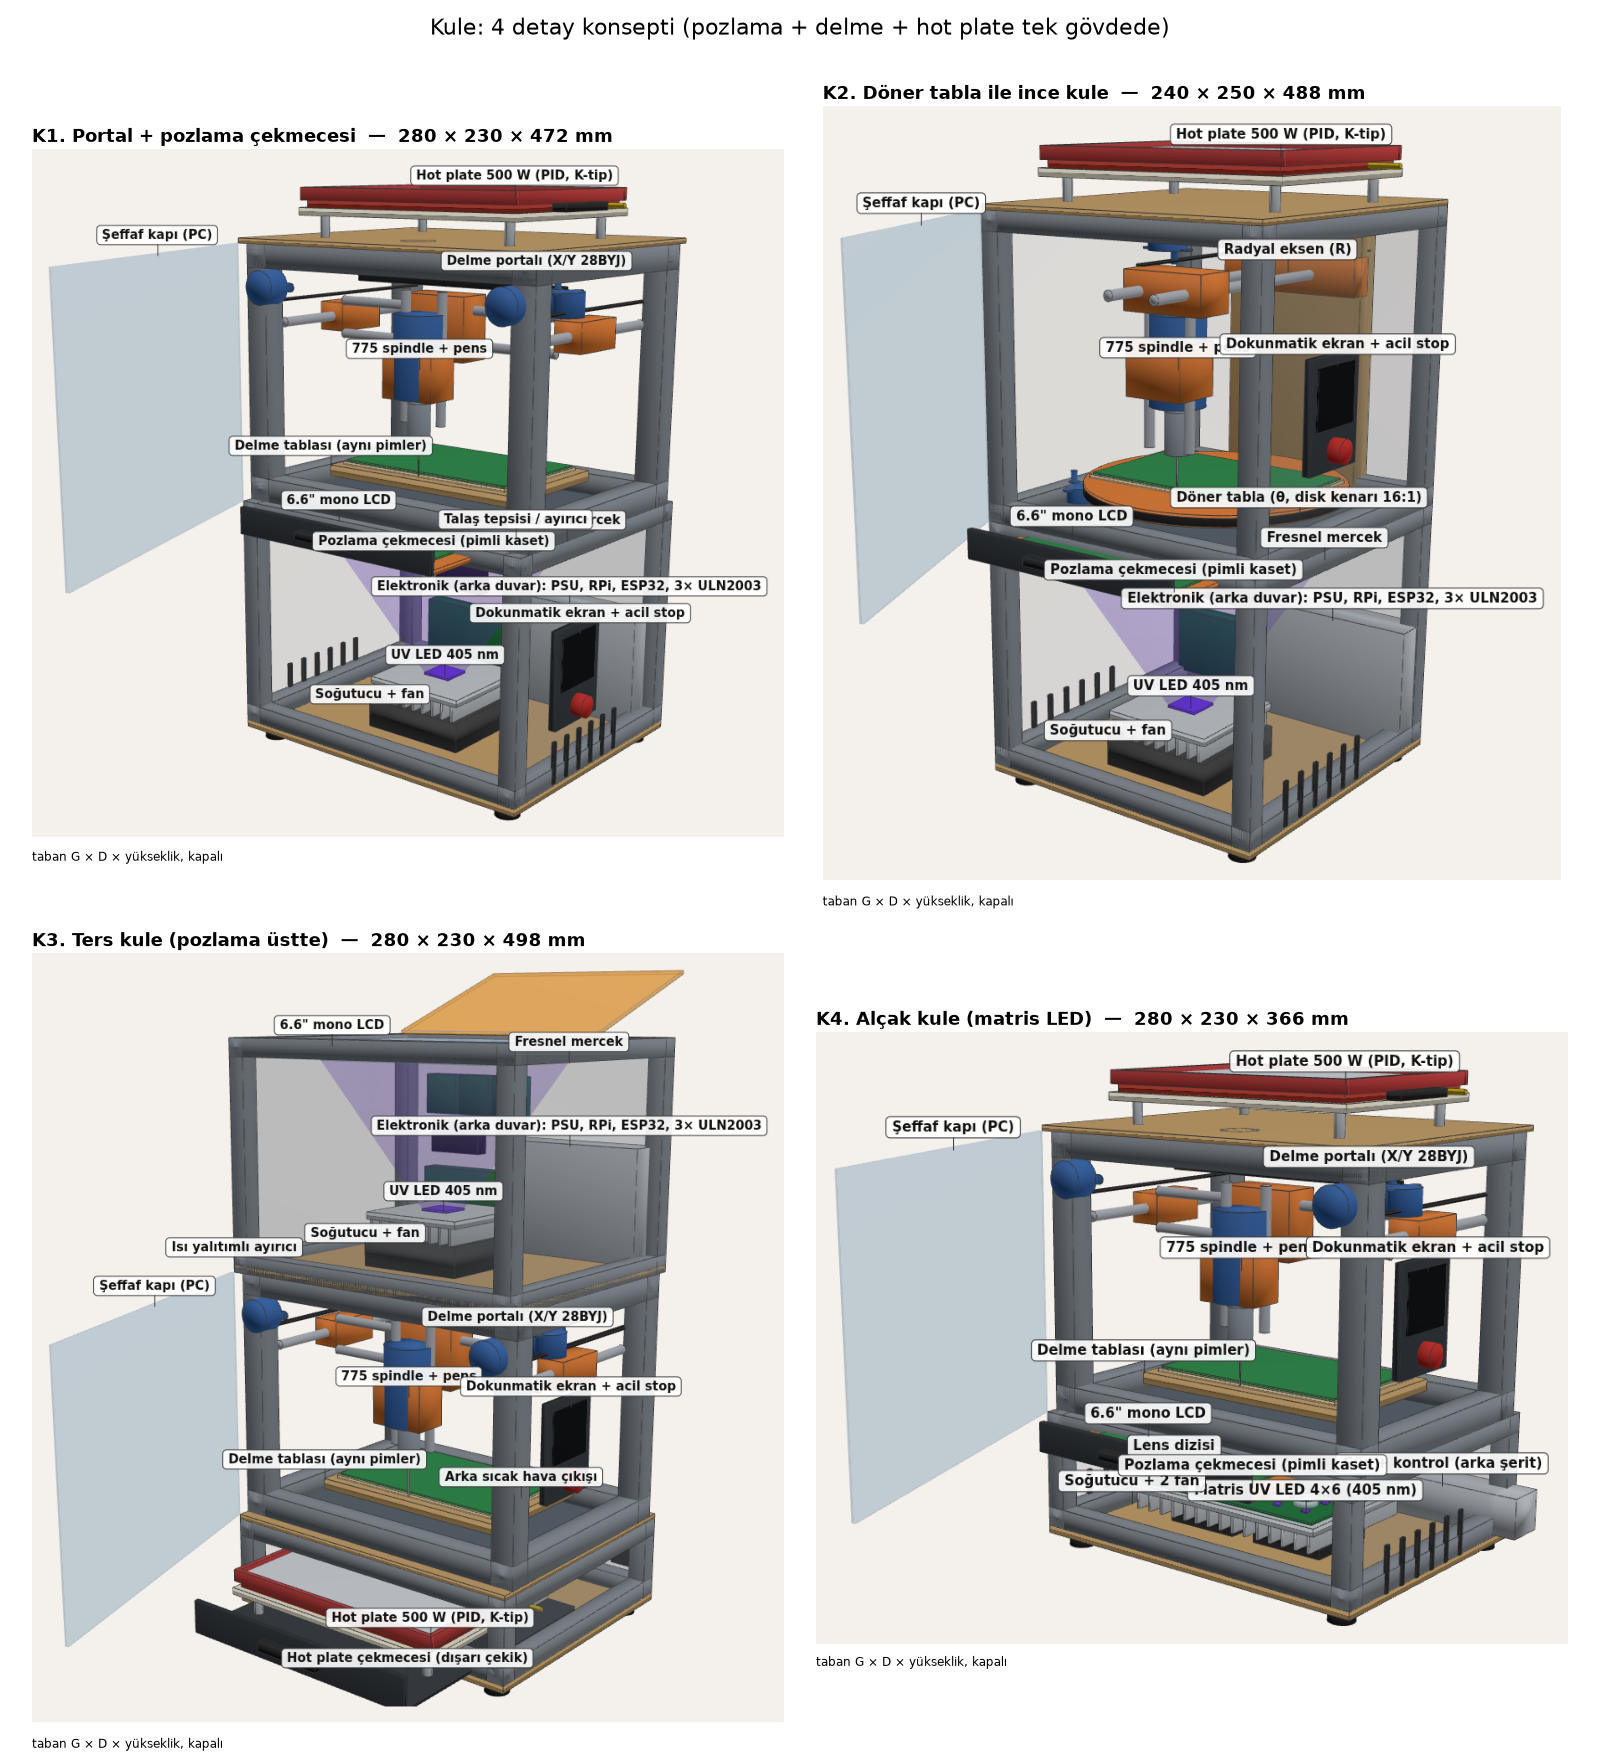

Python code for this plot:
#!/usr/bin/env python3
# -*- coding: utf-8 -*-
"""
"Kule" butunlesik PCB makinesi: 4 detay konsepti (eskiz seviyesinde, olculer modelden).
  K1 Portal + pozlama cekmecesi (COB + Fresnel)        K2 Doner tabla (R-theta) ile ince kule
  K3 Ters kule: delme altta, pozlama ustte, hot plate alt cekmecede
  K4 Alcak kule: matris LED + lens dizisi (Fresnel yok)
Cikti: kule1..4.html/png (etiketli 3B), kule-detay-1..4.png (gorsel + aciklama), kule.png (2x2 ozet).
python3 kule.py
"""
import json
import math
import os
import sys
import textwrap

import numpy as np
import trimesh

HERE = os.path.dirname(os.path.abspath(__file__))
sys.path.insert(0, HERE)
sys.path.insert(0, os.path.dirname(HERE))
import gen_delme as g   # noqa: E402
import konsept as k    # noqa: E402
import entegre as e    # noqa: E402

box, cyl, union, tube = g.box, g.cyl, g.union, g.tube
add, frustum, light_engine, shell = e.add, e.frustum, e.light_engine, e.shell
F = e.F
WOOD, PRINT, ROD, MOT, PCB, EL, PROF = k.WOOD, k.PRINT, k.ROD, k.MOT, k.PCB, k.EL, k.PROF
UV, FRES, LCDC, GLASS, HP, ALU, DARK, AMBER, CLEAR = (e.UV, e.FRES, e.LCD, e.GLASS, e.HP, e.ALU, e.DARK, e.AMBER,
                                                      '#bfe3ff')
GRN, SIL, RED, RUB = '#1f7a3f', '#c9ced4', '#d0312d', '#2b2b2b'


def frame(P, x0, x1, y0, y1, z0, z1, s=15):
    parts = []
    k.profile_frame(x0, x1, y0, y1, z0, z1, parts, s=s)
    for m, c in parts:
        add(P, m, c)


def panels(P, x0, x1, y0, y1, z0, z1, front=False, op=0.12, col='#9aa3ad'):
    t = 3
    for m in (box(x0, x0 + t, y0, y1, z0, z1), box(x1 - t, x1, y0, y1, z0, z1), box(x0, x1, y1 - t, y1, z0, z1)):
        add(P, m, col, op)
    if front:
        add(P, box(x0, x1, y0, y0 + t, z0, z1), col, op)


def vents(P, x, y0, y1, z0, n=6, side=1):
    for i in range(n):
        y = y0 + (y1 - y0) * (i + 0.5) / n
        add(P, box(x - 1 if side > 0 else x, x + 1 if side > 0 else x + 2, y - 2, y + 2, z0, z0 + 35), RUB)


def feet(P, x0, x1, y0, y1, z):
    for x in (x0 + 18, x1 - 18):
        for y in (y0 + 18, y1 - 18):
            add(P, cyl('z', (x, y), 10, z - 10, z, seg=24), RUB)


def electronics_back(P, L, x0, y_wall, z0, flip=False):
    """Arka duvarda dikey: Mean Well PSU, Raspberry Pi (HDMI -> LCD karti), ESP32-S3 + 3x ULN2003, MOSFET/SSR."""
    s = -1 if flip else 1
    yb = y_wall - 3
    add(P, box(x0, x0 + 129, yb - 32, yb, z0, z0 + 97), SIL)                                # PSU (dik)
    xr = x0 - 100 if not flip else x0 + 140
    add(P, box(xr, xr + 85, yb - 18, yb - 2, z0 + 10, z0 + 66), GRN)                         # RPi
    add(P, box(xr + 5, xr + 57, yb - 14, yb - 2, z0 + 80, z0 + 108), '#222')                 # ESP32-S3
    for i in range(3):
        add(P, box(xr + i * 36, xr + i * 36 + 32, yb - 15, yb - 2, z0 + 115, z0 + 150), GRN)  # ULN2003
    L.append(('Elektronik (arka duvar): PSU, RPi, ESP32, 3× ULN2003', (x0 + 64, yb - 32, z0 + 97)))


def control_panel(P, L, x, y, z):
    """Sag yan yuzde (x = govde sag kenari): dokunmatik ekran + acil stop."""
    add(P, box(x, x + 6, y - 30, y + 30, z, z + 80), '#3a3f45')
    add(P, box(x + 6, x + 7, y - 24, y + 24, z + 30, z + 74), '#0b0d10')
    add(P, cyl('x', (y, z + 14), 9, x + 6, x + 16, seg=32), RED)
    L.append(('Dokunmatik ekran + acil stop', (x + 7, y, z + 74)))


def hotplate(P, L, cx, cy, z0, handles=True):
    top = e.hot_plate(P, [], cx, cy, z0)
    add(P, box(cx - 104, cx + 104, cy - 79, cy - 75, top - 6, top + 4), '#c44')
    add(P, box(cx - 104, cx + 104, cy + 75, cy + 79, top - 6, top + 4), '#c44')
    add(P, box(cx - 104, cx - 100, cy - 75, cy + 75, top - 6, top + 4), '#c44')
    add(P, box(cx + 100, cx + 104, cy - 75, cy + 75, top - 6, top + 4), '#c44')              # silikon kenar
    if handles:
        for sx in (-1, 1):
            add(P, box(cx + sx * 104, cx + sx * 116, cy - 30, cy + 30, top - 12, top - 6), RUB)
    add(P, cyl('x', (cy + 40, top - 9), 2, cx + 100, cx + 125, seg=12), '#e5c100')              # termokupl
    L.append(('Hot plate 500 W (PID, K-tip)', (cx + 100, cy - 75, top + 2)))
    return top + 4


def drawer(P, L, cx, cy, z0, out=70, w=190, d=150, label='Pozlama çekmecesi (pimli kaset)'):
    """Plaket bakir asagi, pimli kasette; cekmece 'out' mm disari cekik."""
    y0 = cy - d / 2 - out
    add(P, box(cx - w / 2, cx + w / 2, y0, y0 + d, z0, z0 + 4), PRINT)
    add(P, box(cx - w / 2, cx + w / 2, y0 - 4, y0, z0, z0 + 22), '#3a3f45')                  # on panel
    add(P, box(cx - 30, cx + 30, y0 - 12, y0 - 4, z0 + 8, z0 + 14), RUB)                       # kulp
    add(P, box(cx - 80, cx + 80, y0 + 20, y0 + 120, z0 + 4, z0 + 5.6), PCB)
    for sx in (-1, 1):
        add(P, cyl('z', (cx + sx * 76, y0 + 70), 1.5, z0 + 4, z0 + 9, seg=12), ALU)
    L.append((label, (cx + w / 2, y0, z0 + 12)))


def chip_tray(P, L, x0, x1, y0, y1, z0, label=True):
    add(P, box(x0, x1, y0, y1, z0, z0 + 2), '#5c6670')
    for m in (box(x0, x0 + 2, y0, y1, z0, z0 + 10), box(x1 - 2, x1, y0, y1, z0, z0 + 10),
              box(x0, x1, y0, y0 + 2, z0, z0 + 10), box(x0, x1, y1 - 2, y1, z0, z0 + 10)):
        add(P, m, '#5c6670')
    if label:
        L.append(('Talaş tepsisi / ayırıcı', (x1, y0, z0 + 10)))


def door(P, L, x_h, y_h, z0, z1, w, ang_deg, label='Şeffaf kapı (PC)'):
    m = box(0, w, -3, 0, z0, z1)
    m.apply_transform(trimesh.transformations.rotation_matrix(math.radians(-ang_deg), [0, 0, 1], [0, 0, 0]))
    m.apply_translation([x_h, y_h, 0])
    add(P, m, CLEAR, 0.28)
    a = math.radians(ang_deg)
    L.append((label, (x_h + w * 0.5 * math.cos(a), y_h - w * 0.5 * math.sin(a), z1)))


def drill_portal(P, L, oz, table=True):
    parts, _, _ = k.k1()
    for m, c in parts:
        if c == k.EL or (c == WOOD and m.extents[2] < 7):
            continue
        if not table and c in (WOOD, '#d9c49a', PCB) and 19 <= m.bounds[0][2] and m.bounds[1][2] <= 35:
            continue
        m = m.copy()
        m.apply_translation([0, 0, oz])
        add(P, m, c)
    L += [('Delme portalı (X/Y 28BYJ)', (140, -105, oz + 200)), ('775 spindle + pens', (0, -55, oz + 120)),
          ('Delme tablası (aynı pimler)', (-90, -60, oz + 30))]
    return oz + 215


def drill_polar(P, L, oz):
    parts, _, _ = k.k4()
    for m, c in parts:
        if c == k.EL or (c == WOOD and m.extents[2] < 7):
            continue
        m = m.copy()
        m.apply_translation([0, 0, oz])
        add(P, m, c)
    L += [('Döner tabla (θ, disk kenarı 16:1)', (100, -40, oz + 22)), ('Radyal eksen (R)', (60, 0, oz + 190)),
          ('775 spindle + pens', (0, -50, oz + 120))]
    return oz + 231


def matrix_light(P, L, cx, cy, z0):
    """Matris LED isik motoru: 2x 60 mm fan, kanatli sogutucu, 4x6 LED + lens dizisi, 25 mm sonra LCD."""
    for sx in (-1, 1):
        add(P, box(cx + sx * 40 - 30, cx + sx * 40 + 30, cy - 30, cy + 30, z0, z0 + 15), DARK)
    for i in range(15):
        x = cx - 80 + i * 11.4
        add(P, box(x - 1, x + 1, cy - 58, cy + 58, z0 + 15, z0 + 29), ALU)
    add(P, box(cx - 85, cx + 85, cy - 60, cy + 60, z0 + 29, z0 + 35), ALU)
    add(P, box(cx - 80, cx + 80, cy - 55, cy + 55, z0 + 35, z0 + 37), GRN)
    zl = z0 + 37
    for ix in range(6):
        for iy in range(4):
            x, y = cx - 62.5 + ix * 25, cy - 37.5 + iy * 25
            add(P, box(x - 2.5, x + 2.5, y - 2.5, y + 2.5, zl, zl + 1.5), UV)
            add(P, cyl('z', (x, y), 9, zl + 6, zl + 11, seg=24), '#e8f4ff', 0.6)               # lens
            add(P, frustum((x, y, zl + 11, 18, 18), (x, y, zl + 36, 26, 26)), UV, 0.10)
    add(P, box(cx - 77, cx + 77, cy - 49.5, cy + 49.5, zl + 36, zl + 37.3), LCDC)
    add(P, box(cx - 80, cx + 80, cy - 52.5, cy + 52.5, zl + 37.3, zl + 40.3), GLASS, 0.55)
    L += [('Matris UV LED 4×6 (405 nm)', (cx + 62, cy - 37, zl + 1)), ('Lens dizisi', (cx - 62, cy - 37, zl + 11)),
          ('Soğutucu + 2 fan', (cx - 85, cy - 60, z0 + 20)), ('6.6" mono LCD', (cx - 77, cy - 50, zl + 37))]
    return zl + 40.3


# ----------------------------------------------------------------------------- konseptler
def K1():
    P, L = [], []
    X0, X1, Y0, Y1 = -140, 140, -115, 115
    feet(P, X0, X1, Y0, Y1, -6)
    add(P, box(X0, X1, Y0, Y1, -6, 0), WOOD)
    top = light_engine(P, L, 0, -15, 2)
    electronics_back(P, L, 0, Y1, 2)
    frame(P, X0, X1, Y0, Y1, 0, top + 12)
    panels(P, X0, X1, Y0, Y1, 0, top + 12)
    vents(P, X0, -70, 40, 2, side=-1)
    vents(P, X1, -70, 40, 2)
    drawer(P, L, 0, -15, top + 1)
    control_panel(P, L, X1, -40, 50)
    fl = top + 12
    chip_tray(P, L, X0 + 15, X1 - 15, Y0 + 15, Y1 - 15, fl)
    dz = drill_portal(P, L, fl)
    door(P, L, X0, Y0, fl, dz, 280, 70)
    add(P, box(X0, X1, Y0, Y1, dz, dz + 4), WOOD)
    ht = hotplate(P, L, 0, 0, dz + 4)
    floors = [('Ayak + taban', 16), ('Pozlama katı (fan → LCD)', top), ('Çekmece + ayırıcı', 12), ('Delme katı', dz - fl),
              ('Çatı + hot plate', ht - dz)]
    return P, L, dict(
        ad='K1. Portal + pozlama çekmecesi', floors=floors,
        akış=['1  Plaketi pimli kasete tak (bakır aşağı), çekmeceyi kapat → UV pozlama',
              '2  Kaseti çıkar → banyo / aşındırma / sökme (ıslak istasyon ayrı)',
              '3  Aynı pimlerle delme tablasına koy (bakır yukarı) → delme',
              '4  Montaj → çatıdaki hot plate ile reflow'],
        arti=['Önceki temel tasarım: delme portalı ve ışık motoru doğrudan kullanılır',
              'Çekmece kapanınca UV dışarı sızmaz; kapak kilidi basit', 'Isı çatıda, LCD en altta: termal ayrım en iyi'],
        eksi=['Yüksek (~470 mm) ve üst ağır: taban ağır olmalı', 'Hot plate için makinenin üstüne uzanmak gerekir']), \
        (680, -820, 470)


def K2():
    P, L = [], []
    X0, X1, Y0, Y1 = -120, 120, -125, 125
    feet(P, X0, X1, Y0, Y1, -6)
    add(P, box(X0, X1, Y0, Y1, -6, 0), WOOD)
    top = light_engine(P, L, 0, -30, 2)
    electronics_back(P, L, -10, Y1, 2)
    frame(P, X0, X1, Y0, Y1, 0, top + 12)
    panels(P, X0, X1, Y0, Y1, 0, top + 12)
    vents(P, X0, -90, 30, 2, side=-1)
    vents(P, X1, -90, 30, 2)
    drawer(P, L, 0, -30, top + 1, w=180)
    fl = top + 12
    chip_tray(P, L, X0 + 12, X1 - 12, Y0 + 12, Y1 - 12, fl, label=False)
    dz = drill_polar(P, L, fl)
    frame(P, X0, X1, Y0, Y1, fl, dz)
    panels(P, X0, X1, Y0, Y1, fl, dz, op=0.10)
    door(P, L, X0, Y0, fl, dz, 240, 65)
    control_panel(P, L, X1, -40, fl + 60)
    add(P, box(X0, X1, Y0, Y1, dz, dz + 4), WOOD)
    ht = hotplate(P, L, 0, 0, dz + 4, handles=False)
    floors = [('Ayak + taban', 16), ('Pozlama katı', top), ('Çekmece + ayırıcı', 12), ('Delme katı (döner)', dz - fl),
              ('Çatı + hot plate', ht - dz)]
    return P, L, dict(
        ad='K2. Döner tabla ile ince kule', floors=floors,
        akış=['1  Kasetle pozlama (çekmece)', '2  Islak işlem', '3  Kaseti döner diske pimlerle tak → R-θ delme',
              '4  Çatıda reflow'],
        arti=['En dar taban (240 × 250): bir A4 kâğıttan biraz büyük',
              'Disk kenarı 16:1 redüksiyon: 28BYJ boşluğu en az, ~0,02 mm/adım',
              'Delme katında yalnız 4 doğrusal mil'],
        eksi=['Yüksek (~490 mm), dar taban: devrilmeye dikkat', 'Kutupsal koordinat ve disk merkez kalibrasyonu yazılım işi']), \
        (640, -820, 500)


def K3():
    P, L = [], []
    X0, X1, Y0, Y1 = -140, 140, -115, 115
    feet(P, X0, X1, Y0, Y1, -6)
    add(P, box(X0, X1, Y0, Y1, -6, 0), WOOD)
    # alt cekmece: hot plate (disari cekik)
    frame(P, X0, X1, Y0, Y1, 0, 70)
    panels(P, X0, X1, Y0, Y1, 0, 70)
    add(P, box(-110, 110, -195, 35, 2, 6), '#3a3f45')                                         # kizak tepsisi
    hotplate(P, L, 0, -80, 6, handles=False)
    add(P, box(-110, 110, -199, -195, 2, 30), '#3a3f45')
    add(P, box(-30, 30, -207, -199, 12, 20), RUB)
    L.append(('Hot plate çekmecesi (dışarı çekik)', (110, -195, 30)))
    for i in range(5):
        add(P, box(-100 + i * 50, -80 + i * 50, Y1 - 3, Y1, 20, 60), RUB)                     # arka sicak hava cikisi
    L.append(('Arka sıcak hava çıkışı', (0, Y1, 60)))
    add(P, box(X0, X1, Y0, Y1, 70, 74), WOOD)
    fl = 74
    chip_tray(P, L, X0 + 15, X1 - 15, Y0 + 15, Y1 - 15, fl, label=False)
    dz = drill_portal(P, L, fl)
    door(P, L, X0, Y0, fl, dz, 280, 70)
    control_panel(P, L, X1, -40, fl + 60)
    add(P, box(X0, X1, Y0, Y1, dz, dz + 6), WOOD)
    L.append(('Isı yalıtımlı ayırıcı', (X0, Y0, dz + 6)))
    top = light_engine(P, L, 0, -10, dz + 8)
    electronics_back(P, L, 0, Y1, dz + 8)
    frame(P, X0, X1, Y0, Y1, dz, top + 2)
    panels(P, X0, X1, Y0, Y1, dz, top + 2, front=True)
    lid = box(-100, 100, -3, 0, 0, 150)
    lid.apply_transform(trimesh.transformations.rotation_matrix(math.radians(-70), [1, 0, 0]))
    lid.apply_translation([0, 60, top + 3])
    add(P, lid, AMBER, 0.45)
    L.append(('UV kapak (turuncu, menteşeli)', (0, 60, top + 140)))
    floors = [('Ayak + taban', 16), ('Hot plate çekmecesi', 74), ('Delme katı', dz - fl), ('Pozlama katı (LCD üstte)', top + 2 - dz)]
    return P, L, dict(
        ad='K3. Ters kule (pozlama üstte)', floors=floors,
        akış=['1  Plaketi üstteki LCD\'ye bakır aşağı koy, UV kapağı kapat → pozlama (reçine yazıcı gibi)',
              '2  Islak işlem', '3  Orta kattaki delme tablasına pimlerle tak → delme',
              '4  Alt çekmeceyi çek → hot plate ile reflow'],
        arti=['Ağır parçalar (spindle, delme) altta: devrilmez', 'Talaş aşağı düşer, LCD\'ye asla ulaşmaz',
              'Hot plate çekmecesi bel hizasında, üstten uzanmak yok'],
        eksi=['Hot plate ısısı yukarı çıkar: delme katı ısınır, LCD için yalıtımlı ayırıcı + arka hava çıkışı şart',
              'LCD en üstte: kapak açıkken ışık sızmasın diye kapak anahtarı şart']), \
        (700, -860, 450)


def K4():
    P, L = [], []
    X0, X1, Y0, Y1 = -140, 140, -115, 115
    feet(P, X0, X1, Y0, Y1, -6)
    add(P, box(X0, X1, Y0, Y1, -6, 0), WOOD)
    top = matrix_light(P, L, 0, -20, 2)
    add(P, box(30, 159, Y1 - 35, Y1 - 3, 2, 34), SIL)                                         # PSU yatay
    L.append(('Güç + kontrol (arka şerit)', (95, Y1 - 35, 34)))
    add(P, box(-135, 25, Y1 - 30, Y1 - 3, 2, 30), EL)
    frame(P, X0, X1, Y0, Y1, 0, top + 12)
    panels(P, X0, X1, Y0, Y1, 0, top + 12)
    vents(P, X0, -80, 40, 0, side=-1)
    vents(P, X1, -80, 40, 0)
    drawer(P, L, 0, -20, top + 1)
    fl = top + 12
    chip_tray(P, L, X0 + 15, X1 - 15, Y0 + 15, Y1 - 15, fl, label=False)
    dz = drill_portal(P, L, fl)
    door(P, L, X0, Y0, fl, dz, 280, 70)
    control_panel(P, L, X1, -40, fl + 60)
    add(P, box(X0, X1, Y0, Y1, dz, dz + 4), WOOD)
    ht = hotplate(P, L, 0, 0, dz + 4)
    floors = [('Ayak + taban', 16), ('Pozlama katı (matris LED)', top), ('Çekmece + ayırıcı', 12), ('Delme katı', dz - fl),
              ('Çatı + hot plate', ht - dz)]
    return P, L, dict(
        ad='K4. Alçak kule (matris LED)', floors=floors,
        akış=['K1 ile aynı akış; yalnız ışık motoru farklı'],
        arti=['Fresnel ve 120 mm ışık mesafesi yok: kule K1\'den ~105 mm kısa',
              'LED başına lens: kenar bölgeler de dik ışık alır (Anycubic M7 tarzı)',
              'Isı geniş alana yayılır: tek büyük COB\'tan daha soğuk'],
        eksi=['24 LED + lens dizisi: daha fazla parça ve lens tedariki',
              'Düzgünlük (homojenlik) ölçülüp LED akımları ayarlanmalı']), \
        (680, -820, 430)


def export(name, P, L, cam, tg):
    data = [dict(v=[round(float(x), 2) for x in m.vertices.flatten()], f=[int(i) for i in m.faces.flatten()], c=c, o=o)
            for m, c, o in P]
    html = os.path.join(HERE, name + '.html')
    with open(html, 'w', encoding='utf-8') as fh:
        fh.write(e.VIEW.replace('__DATA__', json.dumps(data, separators=(',', ':')))
                 .replace('__LB__', json.dumps([dict(t=t, p=[round(float(c), 1) for c in p]) for t, p in L], ensure_ascii=False))
                 .replace('__CAM__', json.dumps(cam)).replace('__TG__', json.dumps(tg)))
    png = os.path.join(HERE, name + '.png')
    g.screenshot(html, png)
    return png


def crop(im):
    a = np.asarray(im.convert('RGB')).astype(int)
    ys, xs = np.where(np.abs(a - np.array([244, 241, 236])).sum(axis=2) > 30)
    return im.crop((max(xs.min() - 20, 0), max(ys.min() - 20, 0), min(xs.max() + 20, im.width), min(ys.max() + 20, im.height)))


def main():
    import matplotlib
    matplotlib.use('Agg')
    import matplotlib.pyplot as plt
    from PIL import Image

    res = []
    for i, f in enumerate((K1, K2, K3, K4), 1):
        P, L, info, cam = f()
        lo = np.min([m.bounds[0] for m, c, o in P], axis=0)
        hi = np.max([m.bounds[1] for m, c, o in P], axis=0)
        tg = [float(v) for v in (lo + hi) / 2]
        base = P[[i for i, (m, c, o) in enumerate(P) if c == WOOD][0]][0]
        zt = max(m.bounds[1][2] for m, c, o in P if c not in (CLEAR, AMBER))
        closed = (base.extents[0], base.extents[1], zt - lo[2])
        cam = [tg[0] + cam[0], tg[1] + cam[1], tg[2] + cam[2] * 0.55]
        png = export('kule%d' % i, P, L, cam, tg)
        ext = hi - lo
        ext = closed
        res.append((png, info, ext))
        print(info['ad'], 'taban %.0f x %.0f, yukseklik %.0f mm' % tuple(ext))

        fig = plt.figure(figsize=(20, 11.5))
        ax = fig.add_axes([0.0, 0.0, 0.6, 0.93])
        ax.imshow(crop(Image.open(png)))
        ax.axis('off')
        fig.text(0.01, 0.965, '%s  —  taban %.0f × %.0f mm, yükseklik %.0f mm (kapalı, ayaklar dahil)' % (info['ad'], *ext),
                 fontsize=19, fontweight='bold')
        y = 0.88
        fig.text(0.62, y, 'Katlar (aşağıdan yukarı)', fontsize=15, fontweight='bold')
        y -= 0.035
        for n, h in info['floors']:
            fig.text(0.63, y, '%-28s %4.0f mm' % (n, h), fontsize=13, family='DejaVu Sans Mono')
            y -= 0.03
        y -= 0.02
        fig.text(0.62, y, 'Kullanım akışı', fontsize=15, fontweight='bold')
        y -= 0.035
        for s in info['akış']:
            for ln in textwrap.wrap(s, 68, subsequent_indent='   '):
                fig.text(0.63, y, ln, fontsize=12.5)
                y -= 0.027
            y -= 0.004
        y -= 0.02
        for title, items, mark in (('Artılar', info['arti'], '+'), ('Eksiler', info['eksi'], '−')):
            fig.text(0.62, y, title, fontsize=15, fontweight='bold')
            y -= 0.035
            for s in items:
                for ln in textwrap.wrap(mark + ' ' + s, 68, subsequent_indent='   '):
                    fig.text(0.63, y, ln, fontsize=12.5)
                    y -= 0.027
                y -= 0.004
            y -= 0.02
        fig.savefig(os.path.join(HERE, 'kule-detay-%d.png' % i), dpi=80)
        plt.close(fig)

    fig = plt.figure(figsize=(20, 22))
    for n, (png, info, ext) in enumerate(res):
        ax = fig.add_axes([0.02 + (n % 2) * 0.49, 0.50 - (n // 2) * 0.48, 0.47, 0.44])
        ax.imshow(crop(Image.open(png)))
        ax.axis('off')
        ax.set_title('%s  —  %.0f × %.0f × %.0f mm' % (info['ad'], *ext), fontsize=16, fontweight='bold', loc='left')
        ax.text(0, -0.02, 'taban G × D × yükseklik, kapalı', transform=ax.transAxes, fontsize=11, va='top')
    fig.suptitle('Kule: 4 detay konsepti (pozlama + delme + hot plate tek gövdede)', fontsize=20, y=0.99)
    fig.savefig(os.path.join(HERE, 'kule.png'), dpi=80)
    print('->', os.path.join(HERE, 'kule.png'))


if __name__ == '__main__':
    main()
